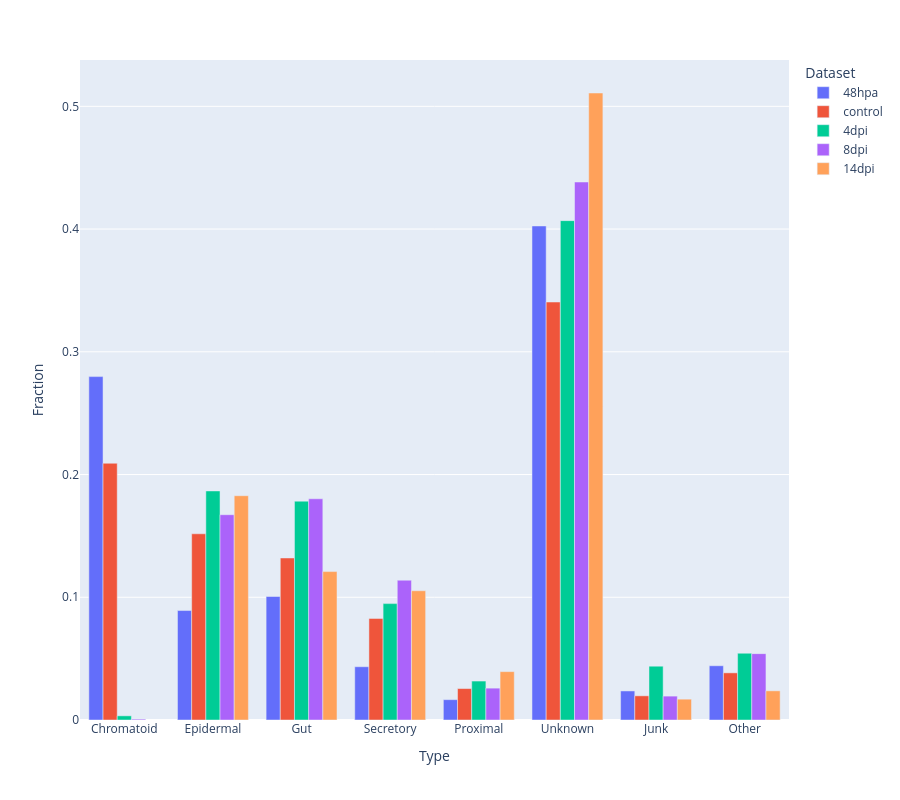

The cell this chart's notebook holds for it:
### Markdown cell above
### Population fraction for each dataset

### Code cell
tdf = df.copy()
tdf.loc[tdf['Type'].isin(['ChromatoidDoublet', 'Distal', 'Doublet', 'Muscle', 'Progenitor', 'Neuronal']), 'Type'] = 'Other'
f = px.bar(tdf.groupby(['Type', 'Dataset']).agg({'Fraction':np.sum}).reset_index(), x='Type', y='Fraction', color='Dataset', 
      height=800, category_orders=my_cats, barmode='group')
f.write_html('TypeFraction.html')
f

### Figure 1 — Plotly figure (JSON) as saved in the notebook; plotly's stock layout.template omitted (floating-point values rounded to 4 significant figures)
{"data": [{"alignmentgroup": "True", "hovertemplate": "Dataset=48hpa<br>Type=%{x}<br>Fraction=%{y}<extra></extra>", "legendgroup": "48hpa", "marker": {"color": "#636efa", "pattern": {"shape": ""}}, "name": "48hpa", "offsetgroup": "48hpa", "orientation": "v", "showlegend": true, "textposition": "auto", "type": "bar", "x": ["Chromatoid", "Epidermal", "Gut", "Junk", "Other", "Proximal", "Secretory", "Unknown"], "xaxis": "x", "y": [0.2798, 0.08919, 0.1006, 0.02368, 0.0442, 0.01657, 0.04341, 0.4025], "yaxis": "y"}, {"alignmentgroup": "True", "hovertemplate": "Dataset=control<br>Type=%{x}<br>Fraction=%{y}<extra></extra>", "legendgroup": "control", "marker": {"color": "#EF553B", "pattern": {"shape": ""}}, "name": "control", "offsetgroup": "control", "orientation": "v", "showlegend": true, "textposition": "auto", "type": "bar", "x": ["Chromatoid", "Epidermal", "Gut", "Junk", "Other", "Proximal", "Secretory", "Unknown"], "xaxis": "x", "y": [0.2092, 0.1517, 0.132, 0.0197, 0.03842, 0.02562, 0.08276, 0.3406], "yaxis": "y"}, {"alignmentgroup": "True", "hovertemplate": "Dataset=4dpi<br>Type=%{x}<br>Fraction=%{y}<extra></extra>", "legendgroup": "4dpi", "marker": {"color": "#00cc96", "pattern": {"shape": ""}}, "name": "4dpi", "offsetgroup": "4dpi", "orientation": "v", "showlegend": true, "textposition": "auto", "type": "bar", "x": ["Chromatoid", "Epidermal", "Gut", "Junk", "Other", "Proximal", "Secretory", "Unknown"], "xaxis": "x", "y": [0.0034, 0.1866, 0.1783, 0.04382, 0.0544, 0.03173, 0.09482, 0.4069], "yaxis": "y"}, {"alignmentgroup": "True", "hovertemplate": "Dataset=8dpi<br>Type=%{x}<br>Fraction=%{y}<extra></extra>", "legendgroup": "8dpi", "marker": {"color": "#ab63fa", "pattern": {"shape": ""}}, "name": "8dpi", "offsetgroup": "8dpi", "orientation": "v", "showlegend": true, "textposition": "auto", "type": "bar", "x": ["Chromatoid", "Epidermal", "Gut", "Junk", "Other", "Proximal", "Secretory", "Unknown"], "xaxis": "x", "y": [0.000721, 0.1673, 0.1802, 0.01947, 0.05407, 0.02596, 0.1139, 0.4384], "yaxis": "y"}, {"alignmentgroup": "True", "hovertemplate": "Dataset=14dpi<br>Type=%{x}<br>Fraction=%{y}<extra></extra>", "legendgroup": "14dpi", "marker": {"color": "#FFA15A", "pattern": {"shape": ""}}, "name": "14dpi", "offsetgroup": "14dpi", "orientation": "v", "showlegend": true, "textposition": "auto", "type": "bar", "x": ["Epidermal", "Gut", "Junk", "Other", "Proximal", "Secretory", "Unknown"], "xaxis": "x", "y": [0.1827, 0.1209, 0.01698, 0.02378, 0.0394, 0.1053, 0.5109], "yaxis": "y"}], "layout": {"barmode": "group", "height": 800, "legend": {"title": {"text": "Dataset"}, "tracegroupgap": 0}, "margin": {"t": 60}, "xaxis": {"anchor": "y", "categoryarray": ["Chromatoid", "Epidermal", "Gut", "Secretory", "Proximal", "Unknown", "Junk", "Other"], "categoryorder": "array", "domain": [0, 1], "title": {"text": "Type"}}, "yaxis": {"anchor": "x", "domain": [0, 1], "title": {"text": "Fraction"}}}}
